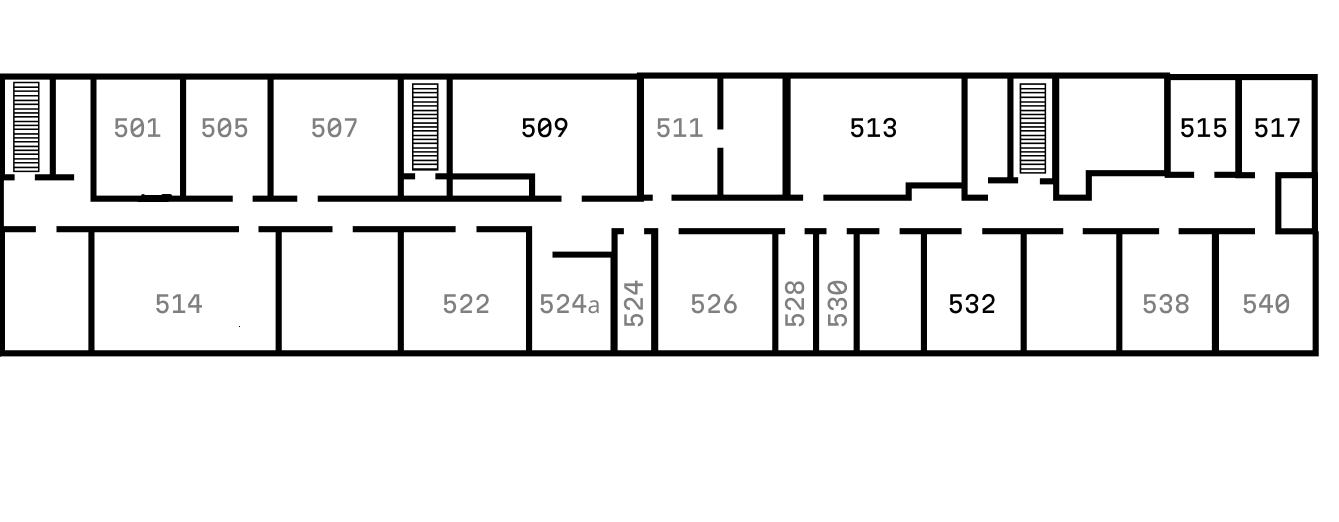
#> input picture plan5.bmp, 1339 x 522 px, given in place of plan5.png, which was not available
$ python gb3.py
#> lines starting #> are read from the running program, lines starting #| are printed output that depends on the picture; after the words box and inside, x2 and y2 are one past the last pixel; in counts of white or black regions, pixels touching at a corner belong together; pictures that were not available may be replaced by others from this repository, and a replacement may not be noted
import cv2
import numpy as np
import matplotlib.pyplot as plt
from skimage.morphology import skeletonize, medial_axis
import networkx as nx
from scipy import ndimage

def process_floor_plan(image_path):
    # Загружаем изображение
#> called with image_path = 'plan5.png'
    image = cv2.imread(image_path)
#> image is the input picture: shape (522, 1339, 3); min 0, max 255, mean 233.1
    gray = cv2.cvtColor(image, cv2.COLOR_BGR2GRAY)

    # 1. Сначала находим и маскируем номера аудиторий
    # Номера обычно имеют специфический размер и форму
    binary_without_text = remove_text_regions(gray)

    # 2. Теперь работаем с очищенным изображением
    _, binary = cv2.threshold(binary_without_text, 128, 255, cv2.THRESH_BINARY_INV)

    # 3. Находим комнаты (прямоугольные контуры)
    rooms, room_centers = find_rooms(binary)

    # 4. Создаем маску коридоров (убираем комнаты)
    corridor_mask = create_corridor_mask(binary, rooms)

    # 5. Скелетонизация коридоров
    skeleton = skeletonize_corridors(corridor_mask)

    # 6. Находим точки дверей
    door_points = find_door_points(binary, rooms, door_length=19)

    # 7. Находим узлы скелета
    skeleton_nodes = find_skeleton_nodes(skeleton)

    # 8. Строим граф
    G = build_graph(room_centers, skeleton_nodes, door_points, skeleton)

    return G, room_centers, skeleton_nodes, door_points, binary, skeleton, corridor_mask

def remove_text_regions(gray):
    """Удаляем области с текстом (номерами аудиторий)"""
    # Бинаризуем для поиска темных областей (текст)
    _, binary_dark = cv2.threshold(gray, 100, 255, cv2.THRESH_BINARY_INV)
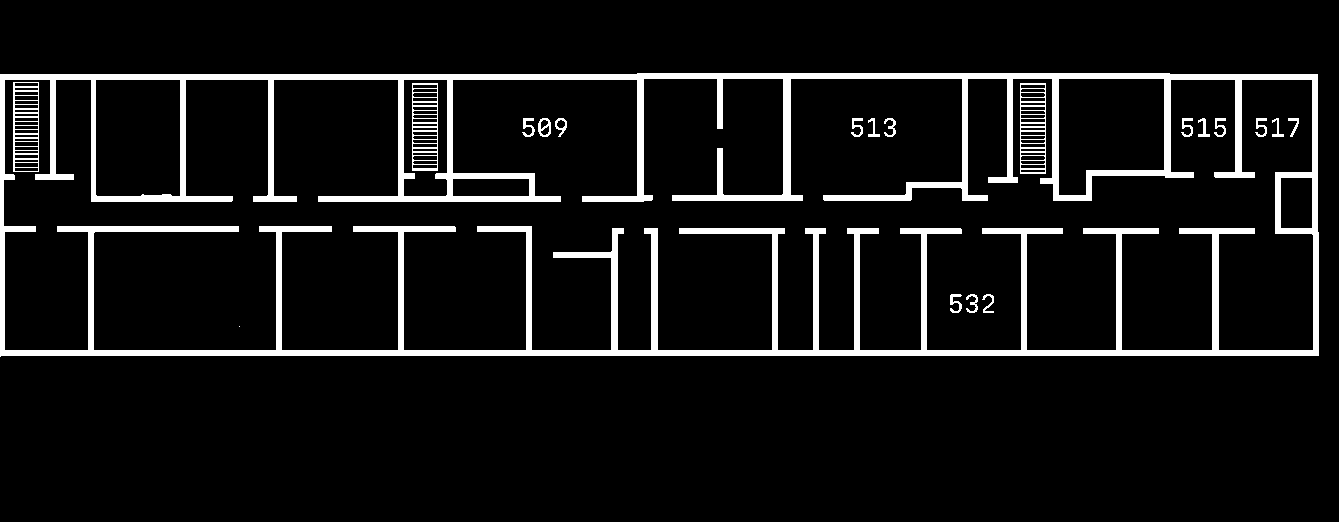
#> binary_dark: shape (522, 1339); 8.1% white; 20 white regions (1 under 20 px), largest, box (x1, y1, x2, y2) and area: (0, 73, 1319, 357) 51863, (13, 82, 39, 172) 983, (1020, 83, 1046, 174) 965

    # Морфологические операции для объединения текста
    kernel = np.ones((2,2), np.uint8)
    text_mask = cv2.morphologyEx(binary_dark, cv2.MORPH_CLOSE, kernel)
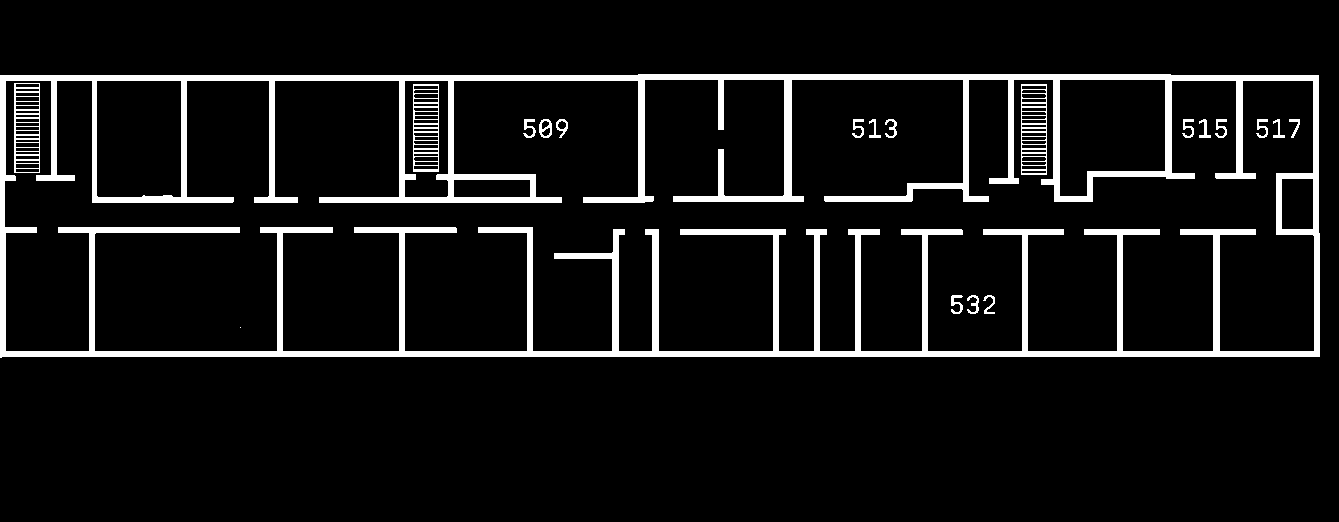
#> text_mask: shape (522, 1339); 8.1% white; 20 white regions (1 under 20 px)

    # Находим контуры текста
    contours, _ = cv2.findContours(text_mask, cv2.RETR_EXTERNAL, cv2.CHAIN_APPROX_SIMPLE)
#> contours = 1 contour; box (x1, y1, x2, y2) and area: (0, 74, 1320, 358) 371016

    # Создаем маску для закрашивания текста
    result = gray.copy()
    for cnt in contours:
        x, y, w, h = cv2.boundingRect(cnt)
        # Фильтруем по размеру (номера аудиторий обычно небольшие)
        if 20 < w < 100 and 10 < h < 50:
            # Закрашиваем текст фоном
            cv2.rectangle(result, (x, y), (x+w, y+h), 255, -1)
#> this loop made 1 pass
#> (x, y, w, h) on pass 1: (0, 74, 1320, 284)
#> in process_floor_plan, `_, binary = cv2.threshold(binary_without_text, 128, 255, cv2.THRESH_BI..`: binary: shape (522, 1339); 8.9% white; 62 white regions (4 under 20 px), largest, box (x1, y1, x2, y2) and area: (0, 72, 1319, 357) 54131, (13, 82, 40, 172) 1211, (412, 83, 439, 171) 1178

    return result

def find_rooms(binary):
    """Находим комнаты как прямоугольные контуры"""
    # Морфологические операции для закрытия дверей
    kernel = np.ones((5,5), np.uint8)
    closed = cv2.morphologyEx(binary, cv2.MORPH_CLOSE, kernel)
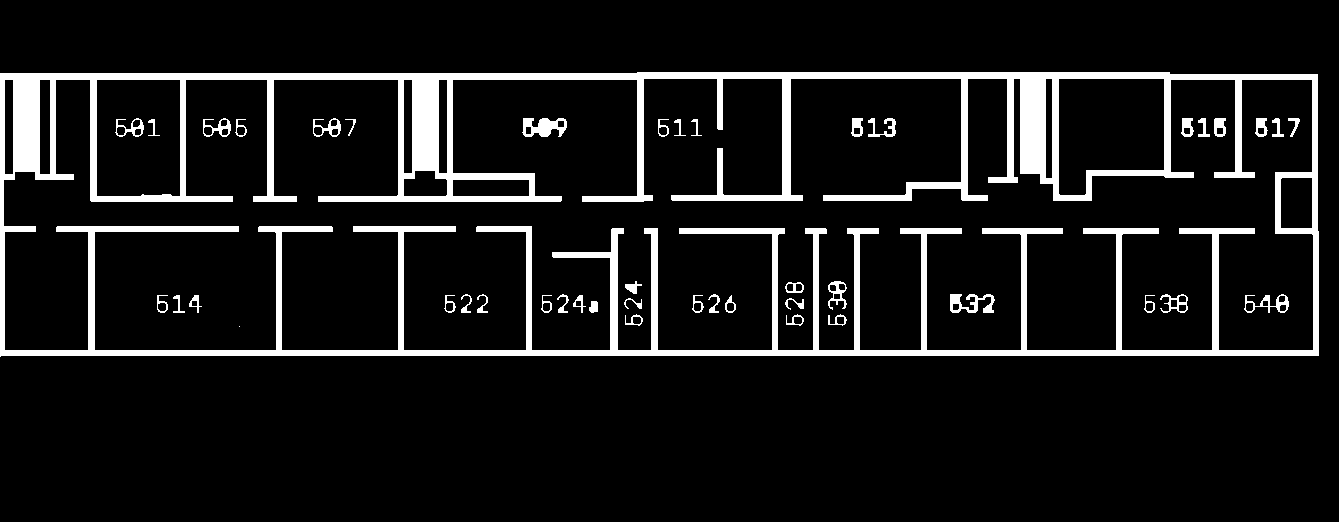
#> closed: shape (522, 1339); 9.6% white; 45 white regions (1 under 20 px)

    # Находим контуры
    contours, _ = cv2.findContours(closed, cv2.RETR_EXTERNAL, cv2.CHAIN_APPROX_SIMPLE)
#> contours = 1 contour; box (x1, y1, x2, y2) and area: (0, 72, 1319, 357) 371904

    rooms = []
    room_centers = []

    for cnt in contours:
        area = cv2.contourArea(cnt)
        # Фильтруем по площади
        if area > 1000:
            # Аппроксимируем контур
            epsilon = 0.02 * cv2.arcLength(cnt, True)
            approx = cv2.approxPolyDP(cnt, epsilon, True)

            # Проверяем, что это прямоугольник (4 угла)
            if len(approx) >= 4:
                rooms.append(approx)

                # Находим центр комнаты
                M = cv2.moments(cnt)
                if M["m00"] != 0:
                    cx = int(M["m10"] / M["m00"])
                    cy = int(M["m01"] / M["m00"])
                    room_centers.append((cx, cy))
#> this loop made 1 pass
#> (area, epsilon, approx, cx, cy) on pass 1: (371904, 64.03, [[0, 73], [0, 356], [1318, 355], [1317, 74]], 658, 213)
#> after the loop, room_centers = [(658, 213)]; rooms = [[[0, 73], [0, 356], [1318, 355], [1317, 74]]]
#> in process_floor_plan, `rooms, room_centers = find_rooms(binary)`: room_centers = [(658, 213)]

    return rooms, room_centers

def create_corridor_mask(binary, rooms):
    """Создаем маску коридоров (убираем комнаты)"""
    # Создаем маску, где закрашены все комнаты
    room_mask = np.zeros_like(binary)
    cv2.drawContours(room_mask, rooms, -1, 255, -1)
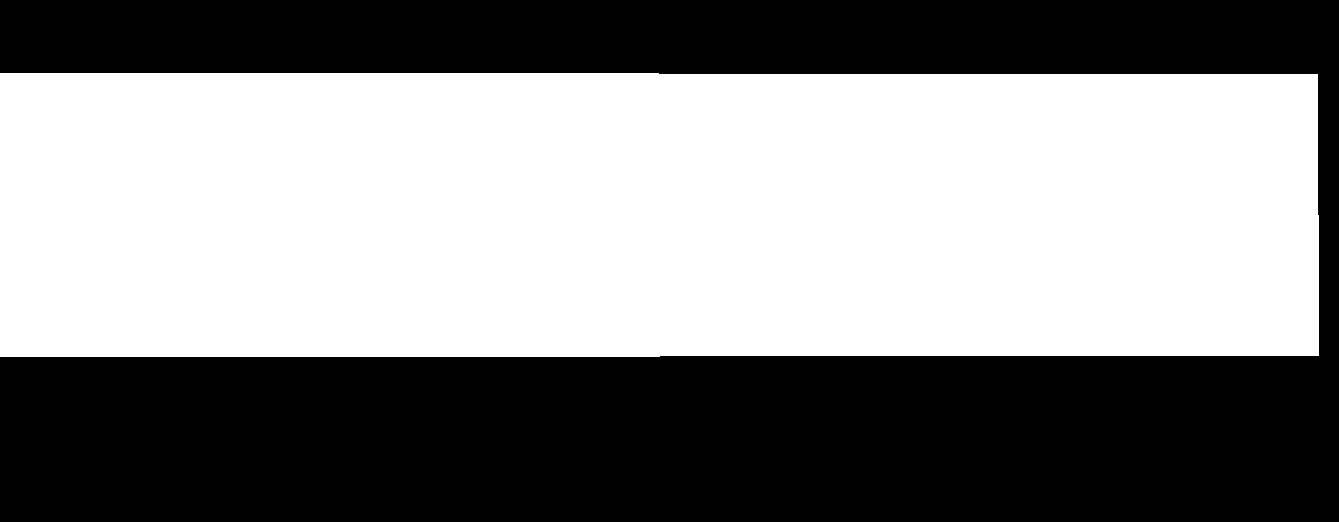
#> room_mask: shape (522, 1339); 53.4% white; 1 black region, box (x1, y1, x2, y2) and area: (0, 0, 1339, 522) 325822

    # Коридоры = все изображение минус комнаты
    corridor_mask = binary.copy()
    corridor_mask[room_mask == 255] = 0
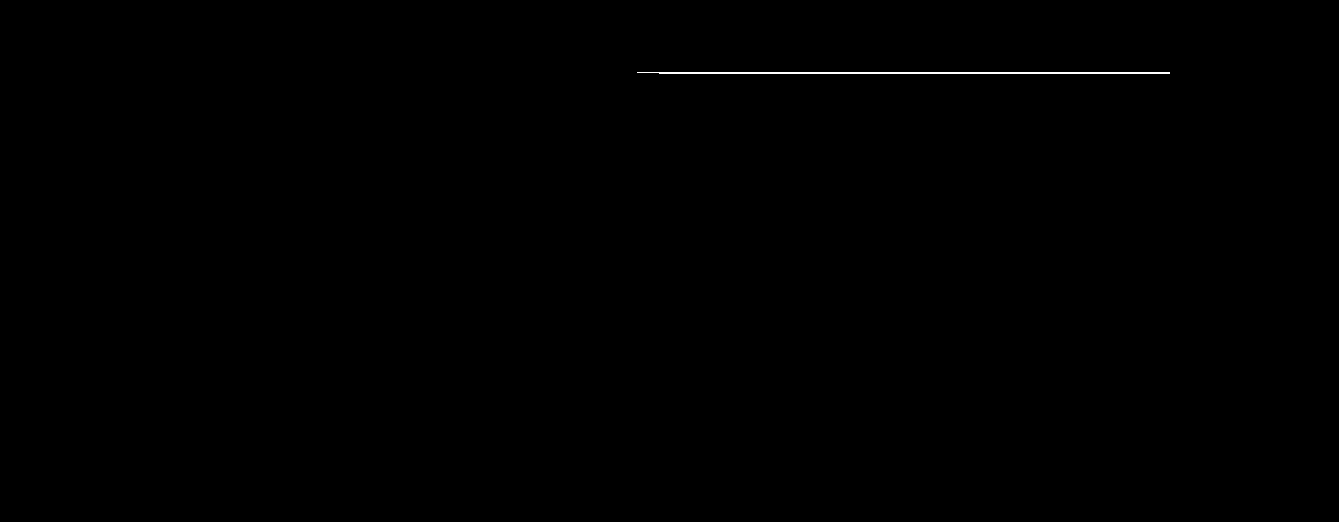
#> corridor_mask: shape (522, 1339); 0.15% white in thin lines or dots, all inside (x1, y1, x2, y2) = (637, 72, 1170, 74)

    # Очищаем маску от мелких объектов
    kernel = np.ones((3,3), np.uint8)
    corridor_mask = cv2.morphologyEx(corridor_mask, cv2.MORPH_OPEN, kernel)
#> corridor_mask: shape (522, 1339); every value is 0

    return corridor_mask

def skeletonize_corridors(corridor_mask):
    """Скелетонизация коридоров"""
    # Убедимся, что изображение бинарное
    _, binary_corridor = cv2.threshold(corridor_mask, 1, 255, cv2.THRESH_BINARY)

    # Используем медиальную ось для лучшей скелетонизации
    skeleton, distance = medial_axis(binary_corridor // 255, return_distance=True)
#> distance: shape (522, 1339) float64; every value is 0
    skeleton = (skeleton * 255).astype(np.uint8)

    return skeleton

def find_door_points(binary, rooms, door_length=19):
    """Находим точки дверей (разрывы в контурах комнат)"""
#> called with door_length = 19
    door_points = []

    for room in rooms:
        # Создаем маску для текущей комнаты
        room_mask = np.zeros_like(binary)
        cv2.drawContours(room_mask, [room], 0, 255, -1)

        # Находим границы комнаты
        room_boundary = cv2.Canny(room_mask, 50, 150)

        # Используем преобразование Хафа для поиска линий
        lines = cv2.HoughLinesP(room_boundary, 1, np.pi/180,
                               threshold=20,
                               minLineLength=door_length-2,
                               maxLineGap=door_length+2)

        if lines is not None:
            for line in lines:
                x1, y1, x2, y2 = line[0]
                length = np.sqrt((x2-x1)**2 + (y2-y1)**2)

                # Проверяем длину разрыва (двери)
                if door_length-5 <= length <= door_length+5:
                    # Средняя точка разрыва
                    door_x = (x1 + x2) // 2
                    door_y = (y1 + y2) // 2
                    door_points.append((door_x, door_y))
#> this loop made 1 pass
#> room on pass 1: [[0, 73], [0, 356], [1318, 355], [1317, 74]]
#> pass 1, in find_door_points, `room_boundary = cv2.Canny(room_mask, 50, 150)`:
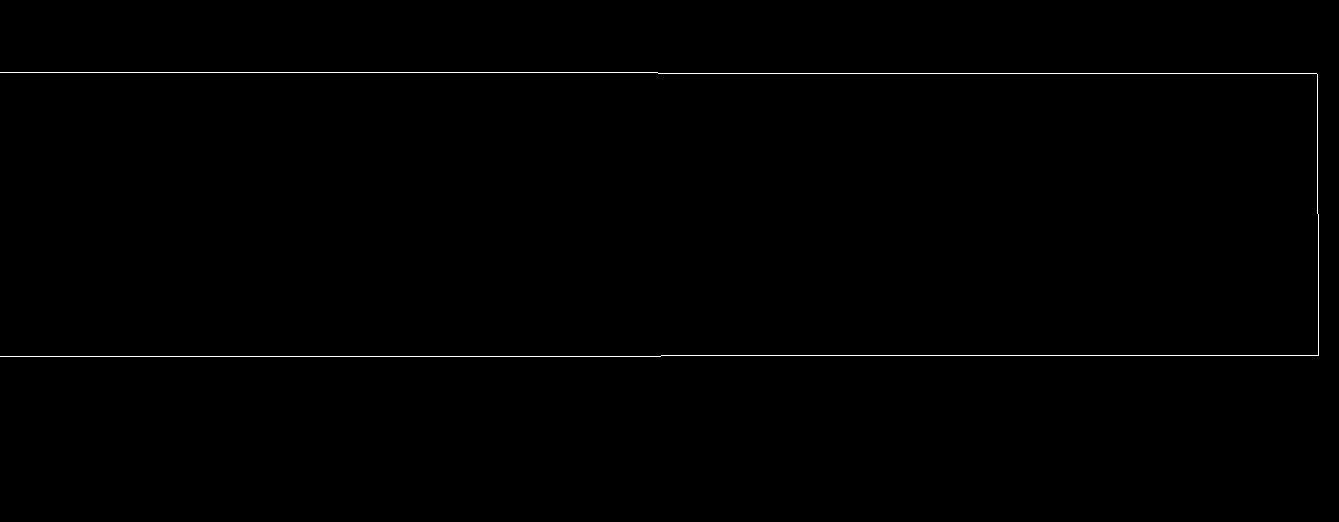
#> room_boundary: shape (522, 1339); 0.42% white in thin lines or dots, all inside (x1, y1, x2, y2) = (0, 72, 1319, 357)
#> after the loop, door_points = []

    return door_points

def find_skeleton_nodes(skeleton):
    """Находит узлы скелета (концевые точки и точки ветвления)"""
    nodes = []

    # Используем более точный метод для поиска узлов
    for y in range(1, skeleton.shape[0]-1):
        for x in range(1, skeleton.shape[1]-1):
            if skeleton[y, x] > 0:
                # Анализируем 8-связное окружение
                neighbors = 0
                for dy in [-1, 0, 1]:
                    for dx in [-1, 0, 1]:
                        if dx == 0 and dy == 0:
                            continue
                        if skeleton[y+dy, x+dx] > 0:
                            neighbors += 1

                # Концевые точки (1 сосед)
                if neighbors == 1:
                    nodes.append((x, y))
                # Точки ветвления (3+ соседей)
                elif neighbors >= 3:
                    nodes.append((x, y))
#> after the loop, nodes = []

    return nodes

def build_graph(room_centers, skeleton_nodes, door_points, skeleton):
    """Строит граф связей"""
    G = nx.Graph()

    # Добавляем вершины
    for i, center in enumerate(room_centers):
        G.add_node(f"room_{i}", pos=center, type='room')
#> this loop made 1 pass

    for i, node in enumerate(skeleton_nodes):
        G.add_node(f"corner_{i}", pos=node, type='corner')
#> this loop made 0 passes

    for i, door in enumerate(door_points):
        G.add_node(f"door_{i}", pos=door, type='door')

    # Соединяем комнаты с ближайшими дверями
    for i, room_center in enumerate(room_centers):
        room_node = f"room_{i}"

        # Находим ближайшую дверь к комнате
        if door_points:
            min_dist = float('inf')
            nearest_door = None

            for j, door_point in enumerate(door_points):
                dist = np.sqrt((room_center[0]-door_point[0])**2 +
                              (room_center[1]-door_point[1])**2)
                if dist < min_dist:
                    min_dist = dist
                    nearest_door = f"door_{j}"

            if nearest_door and min_dist < 200:
                G.add_edge(room_node, nearest_door, weight=min_dist)
#> this loop made 1 pass

    # Соединяем двери с узлами коридора
    for i, door_point in enumerate(door_points):
        door_node = f"door_{i}"

        # Находим ближайший узел скелета
        min_dist = float('inf')
        nearest_corner = None

        for j, corner_point in enumerate(skeleton_nodes):
            dist = np.sqrt((door_point[0]-corner_point[0])**2 +
                          (door_point[1]-corner_point[1])**2)
            if dist < min_dist:
                min_dist = dist
                nearest_corner = f"corner_{j}"

        if nearest_corner and min_dist < 100:
            G.add_edge(door_node, nearest_corner, weight=min_dist)

    # Соединяем узлы коридора между собой на основе скелета
    skeleton_points = np.column_stack(np.where(skeleton > 0))
#> skeleton_points = empty array
    for i, node1 in enumerate(skeleton_nodes):
        for j, node2 in enumerate(skeleton_nodes):
            if i != j:
                # Проверяем расстояние
                dist = np.sqrt((node1[0]-node2[0])**2 + (node1[1]-node2[1])**2)
                if dist < 50:  # Максимальное расстояние для соединения
                    # Проверяем, есть ли путь по скелету
                    if is_connected_through_skeleton(node1, node2, skeleton_points, max_gap=10):
                        G.add_edge(f"corner_{i}", f"corner_{j}", weight=dist)
#> `G, rooms, corners, doors, binary, skeleton, corridor_mask = process_fl..`: rooms = [(658, 213)]; corners = []

    return G

# [27 lines left out: function is_connected_through_skeleton, not called in this run]

def visualize_results(image, G, room_centers, skeleton_nodes, door_points, binary, skeleton, corridor_mask):
    """Визуализация результатов"""
    fig, axes = plt.subplots(2, 3, figsize=(18, 12))

    # Исходное изображение
    axes[0,0].imshow(cv2.cvtColor(image, cv2.COLOR_BGR2RGB))
    axes[0,0].set_title('Исходное изображение')

    # Бинаризованное изображение
    axes[0,1].imshow(binary, cmap='gray')
    axes[0,1].set_title('Бинаризованное изображение')

    # Маска коридоров
    axes[0,2].imshow(corridor_mask, cmap='gray')
    axes[0,2].set_title('Маска коридоров')

    # Скелет коридоров
    axes[1,0].imshow(skeleton, cmap='gray')
    axes[1,0].set_title('Скелет коридоров')

    # Визуализация всех точек
    result_img = image.copy()

    # Рисуем центры комнат
    for center in room_centers:
        cv2.circle(result_img, center, 8, (0, 0, 255), -1)  # Красные - комнаты
#> result_img: shape (522, 1339, 3); 0.03% of pixels changed, all inside (x1, y1, x2, y2) = (650, 205, 667, 222)

    # Рисуем узлы скелета
    for node in skeleton_nodes:
        cv2.circle(result_img, node, 5, (255, 0, 0), -1)  # Синие - углы коридоров

    # Рисуем двери
    for door in door_points:
        cv2.circle(result_img, door, 5, (0, 255, 0), -1)  # Зеленые - двери

    axes[1,1].imshow(cv2.cvtColor(result_img, cv2.COLOR_BGR2RGB))
    axes[1,1].set_title('Все обнаруженные точки')

    # Финальный граф
    final_img = image.copy()

    # Рисуем ребра
    for edge in G.edges():
        node1_pos = G.nodes[edge[0]]['pos']
        node2_pos = G.nodes[edge[1]]['pos']
        cv2.line(final_img, node1_pos, node2_pos, (0, 255, 0), 2)

    # Рисуем узлы
    for node, data in G.nodes(data=True):
        pos = data['pos']
        color = (0, 0, 255) if data['type'] == 'room' else (0, 255, 0) if data['type'] == 'door' else (255, 0, 0)
        cv2.circle(final_img, pos, 6, color, -1)
#> final_img: shape (522, 1339, 3); 0.02% of pixels changed, all inside (x1, y1, x2, y2) = (652, 207, 665, 220)

    axes[1,2].imshow(cv2.cvtColor(final_img, cv2.COLOR_BGR2RGB))
    axes[1,2].set_title('Финальный граф')

    plt.tight_layout()
    plt.show()
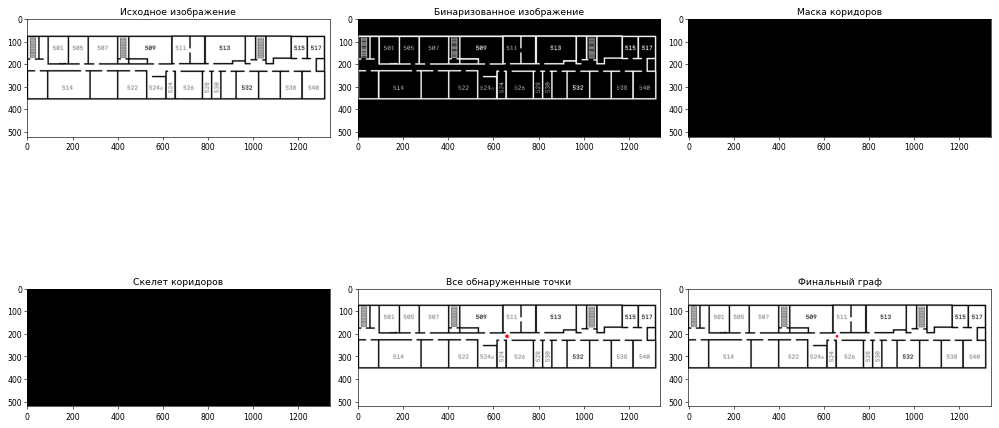
#> figure drawn by matplotlib, 6 panels

# Использование
if __name__ == "__main__":
    image_path = "plan5.png"
    G, rooms, corners, doors, binary, skeleton, corridor_mask = process_floor_plan(image_path)

    # Загружаем изображение для визуализации
    image = cv2.imread(image_path)
    visualize_results(image, G, rooms, corners, doors, binary, skeleton, corridor_mask)

    # Выводим информацию о графе
    print(f"Всего комнат: {len(rooms)}")
#| Всего комнат: 1
    print(f"Всего узлов коридора: {len(corners)}")
#| Всего узлов коридора: 0
    print(f"Всего дверей: {len(doors)}")
#| Всего дверей: 0
    print(f"Всего вершин в графе: {G.number_of_nodes()}")
#| Всего вершин в графе: 1
    print(f"Всего ребер в графе: {G.number_of_edges()}")
#| Всего ребер в графе: 0

    # Сохраняем граф для дальнейшего использования
    nx.write_gml(G, "floor_plan_graph.gml")
